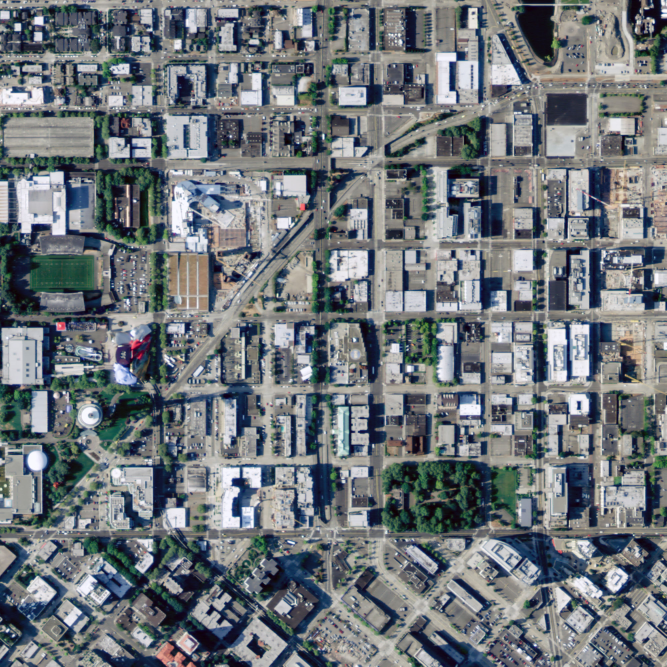
#> input picture teste_giovanna.jpg, 2000 x 2000 px, given as the content of the folder processed-images/resized-improper/, which was not available (shown at 1/3 size)
$ jupyter execute --allow-errors segmentation.ipynb
#> lines starting #> are read from the running program, lines starting #| are printed output that depends on the picture; after the words box and inside, x2 and y2 are one past the last pixel; in counts of white or black regions, pixels touching at a corner belong together; pictures that were not available may be replaced by others from this repository, and a replacement may not be noted
[cell 1]
import cv2 as cv
import numpy as np
import matplotlib.pyplot as plt
import imutils
import os

[cell 2]
class Image:
    def __init__(self, img_name):
        self.img = cv.imread(img_name)
#> self.img is the input picture: shape (2000, 2000, 3); mean B, G, R 122.3, 117.8, 111.8
        self.__name = img_name

    def __str__(self):
        return self.__name

[cell 3]
def rename_images(directory_origin, directory_dest):
    if not (os.path.isdir(directory_dest)):
        os.mkdir(directory_dest)
    for i, filename in enumerate(os.listdir(directory_origin)):
        f = os.path.join(directory_origin, filename)
        if os.path.isfile(f):
            image = cv.imread(f)
            image = imutils.resize(image, width=256)
            name_save = os.path.join(directory_dest, '{}.jpg'.format(i))
            cv.imwrite(name_save, image)

[cell 4]
# Resizing and renaming improper env images
# rename_images('raw-images/improper-env/', 'processed-images/resized-improper')

[cell 5]
# Resizing and renaming proper env images
# rename_images('raw-images/proper-env/', 'processed-images/resized-proper')

[cell 6]
def equalize(directory_origin, directory_dest):
    if not (os.path.isdir(directory_dest)):
        os.mkdir(directory_dest)
    for i, filename in enumerate(os.listdir(directory_origin)):
        f = os.path.join(directory_origin, filename)
        if os.path.isfile(f):
            img_array = cv.imread(f)
            img_array = cv.resize(img_array, (256, 256))
            ycrcb_img = cv.cvtColor(img_array, cv.COLOR_BGR2YCrCb)
            ycrcb_img[:, :, 0] = cv.equalizeHist(ycrcb_img[:, :, 0])
            equalized_img = cv.cvtColor(ycrcb_img, cv.COLOR_YCrCb2BGR)
            name_save = os.path.join(directory_dest, '{}.jpg'.format(i))
            cv.imwrite(name_save, equalized_img)

[cell 7]
# Equalizing proper images
#equalize('processed-images/resized-proper/', 'processed-images/equalized-proper')

[cell 8]
# Equalizing improper images
# equalize('processed-images/resized-improper/', 'processed-images/equalized-improper')

[cell 9]
def create_masks(directory_origin, directory_dest):
    if not (os.path.isdir(directory_dest)):
        os.mkdir(directory_dest)
    for i, filename in enumerate(os.listdir(directory_origin)):
        f = os.path.join(directory_origin, filename)
        if os.path.isfile(f):
            x = str(Image(f))
            name = x.split("/")[2]
            image = cv.imread(f)
            image = imutils.resize(image, width=256)
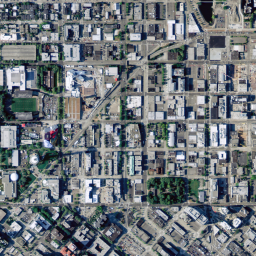
#> image: shape (256, 256, 3); mean B, G, R 122.3, 117.8, 111.8
            hsv = cv.cvtColor(image, cv.COLOR_BGR2HSV)
#> hsv: shape (256, 256, 3); mean H, S, V 78.9, 55.4, 127.3
            lower = np.array([0, 42, 0])
            upper = np.array([179, 255, 255])
            mask = cv.inRange(hsv, lower, upper)
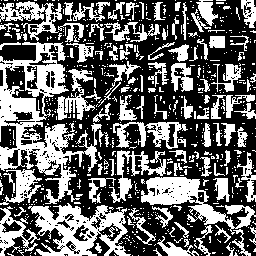
#> mask: shape (256, 256); 40.5% white; 685 white regions (577 under 20 px), largest, box (x1, y1, x2, y2) and area: (0, 42, 102, 204) 5349, (28, 203, 131, 256) 2725, (141, 177, 256, 235) 2173

            # Remove ruído
            kernel = cv.getStructuringElement(cv.MORPH_RECT, (3,3))
            opening = cv.morphologyEx(mask, cv.MORPH_OPEN, kernel, iterations=5)
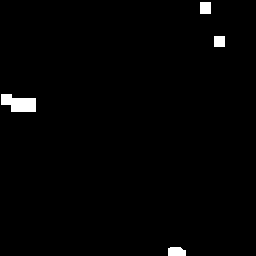
#> opening: shape (256, 256); 1.3% white; 4 white regions, box (x1, y1, x2, y2) and area: (1, 94, 36, 112) 464, (168, 247, 186, 256) 148, (200, 2, 211, 14) 132, (214, 36, 225, 47) 121
            smooth_kernel = cv.getStructuringElement(cv.MORPH_ELLIPSE, (3,3))
            opening = cv.morphologyEx(opening, cv.MORPH_OPEN, smooth_kernel, iterations=9)
#> opening: shape (256, 256); every value is 0
           # result = cv.bitwise_and(image, image, mask=opening)
            name_save = os.path.join(directory_dest, name)
            cv.imwrite(name_save, opening)

[cell 10]
# creating maks for proper environment
# create_masks('processed-images/resized-proper/', 'processed-images/mask-proper-resized')

[cell 11]
# creating maks for proper environment
create_masks('processed-images/resized-improper/', 'processed-images/mask-improper-resized')

[cell 12]
# creating masks for equalized images
# proper
create_masks('processed-images/equalized-proper/', 'processed-images/mask-proper-equalized')

[cell 13]
# creating masks for equalized images
# improper
create_masks('processed-images/equalized-improper/', 'processed-images/mask-improper-equalized')

[cell 14]
def create_null_masks(directory_origin, directory_dest):
    if not (os.path.isdir(directory_dest)):
        os.mkdir(directory_dest)
    for i, filename in enumerate(os.listdir(directory_origin)):
        f = os.path.join(directory_origin, filename)
        if os.path.isfile(f):
            x = str(Image(f))
            name = x.split("/")[2]
            image = cv.imread(f)
            image = imutils.resize(image, width=256)
            mask = np.zeros(image.shape[:2], dtype = "uint8")
            name_save = os.path.join(directory_dest, name)
            cv.imwrite(name_save, mask)

[cell 15]
# creating null masks for improper environment
# not used anymore
#create_null_masks('processed-images/resized-improper/', 'processed-images/mask-improper-resized')

[cell 16]
def gather_images(directory_origin1, directory_origin2, directory_dest):
#> called with directory_origin1 = 'processed-images/equalized-proper/', directory_origin2 = 'processed-images/equalized-improper/', directory_dest = 'processed-images/equalized-all/'
    aux = 0
    if not (os.path.isdir(directory_dest)):
        os.mkdir(directory_dest)
    for i, filename in enumerate(os.listdir(directory_origin1)):
        f = os.path.join(directory_origin1, filename)
        aux = i
        if os.path.isfile(f):
            x = str(Image(f))
            name = x.split("/")[2]
            y = (str(i), "jpg")
            name = ".".join(y)
            image = plt.imread(f)
#> image: shape (2000, 2000, 3)
            name_save = os.path.join(directory_dest, name)
            plt.imsave(name_save, image)
    for i, filename in enumerate(os.listdir(directory_origin2)):
        f = os.path.join(directory_origin2, filename)
        aux += 1
        if os.path.isfile(f):
            x = str(Image(f))
            name = x.split("/")[2]
            y = (str(aux), "jpg")
            name = ".".join(y)
            image = plt.imread(f)
            name_save = os.path.join(directory_dest, name)
            plt.imsave(name_save, image)

[cell 17]
def gather_masks(directory_origin1, directory_origin2, directory_dest):
    aux = 0
    if not (os.path.isdir(directory_dest)):
        os.mkdir(directory_dest)
    for i, filename in enumerate(os.listdir(directory_origin1)):
        f = os.path.join(directory_origin1, filename)
        aux = i
        if os.path.isfile(f):
            x = str(Image(f))
            name = x.split("/")[2]
            y = (str(i), "jpg")
            name = ".".join(y)
            image = plt.imread(f)
            name_save = os.path.join(directory_dest, name)
            cv.imwrite(name_save, image)
    for i, filename in enumerate(os.listdir(directory_origin2)):
        f = os.path.join(directory_origin2, filename)
        aux += 1
        if os.path.isfile(f):
            x = str(Image(f))
            name = x.split("/")[2]
            y = (str(aux), "jpg")
            name = ".".join(y)
            image = plt.imread(f)
            name_save = os.path.join(directory_dest, name)
            cv.imwrite(name_save, image)

[cell 18]
# Gathering all equalized images
gather_images('processed-images/equalized-proper/', 'processed-images/equalized-improper/', 'processed-images/equalized-all/')

[cell 19]
# Gathering all resized images
gather_images('processed-images/resized-proper/', 'processed-images/resized-improper/', 'processed-images/resized-all/')

#> (a cell that did not finish here is left out)

#> (a cell that did not finish here is left out)
